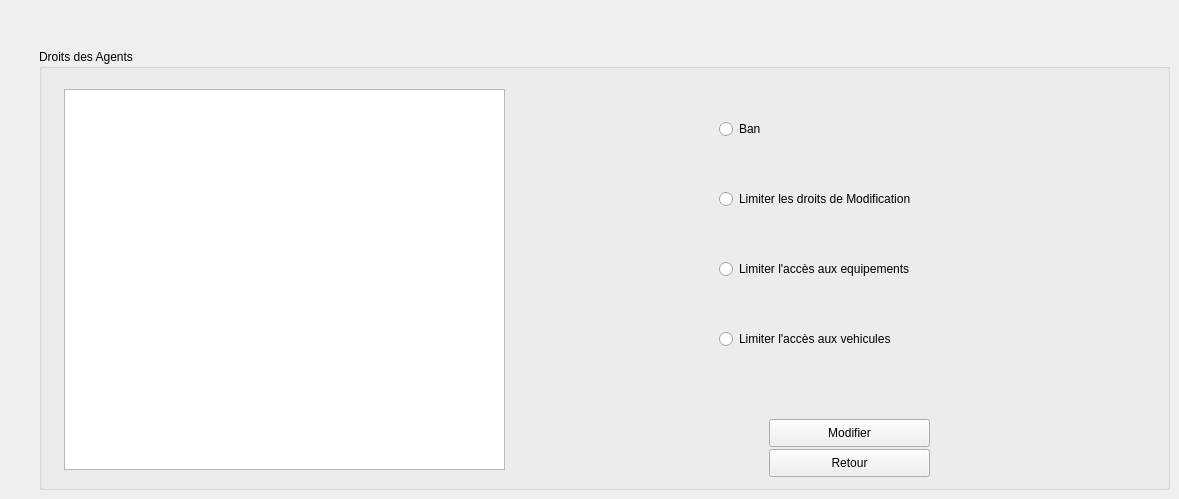
      <widget class="QWidget" name="page_9">
       <widget class="QGroupBox" name="groupBox_5">
        <property name="geometry">
         <rect>
          <x>39</x>
          <y>49</y>
          <width>1131</width>
          <height>441</height>
         </rect>
        </property>
        <property name="title">
         <string>Droits des Agents</string>
        </property>
        <widget class="QTableView" name="tableView_3">
         <property name="geometry">
          <rect>
           <x>25</x>
           <y>40</y>
           <width>441</width>
           <height>381</height>
          </rect>
         </property>
        </widget>
        <widget class="QRadioButton" name="banButton">
         <property name="geometry">
          <rect>
           <x>680</x>
           <y>70</y>
           <width>95</width>
           <height>20</height>
          </rect>
         </property>
         <property name="text">
          <string>Ban</string>
         </property>
        </widget>
        <widget class="QRadioButton" name="limiterModif">
         <property name="geometry">
          <rect>
           <x>680</x>
           <y>140</y>
           <width>221</width>
           <height>20</height>
          </rect>
         </property>
         <property name="text">
          <string>Limiter les droits de Modification</string>
         </property>
        </widget>
        <widget class="QRadioButton" name="limiterEquipements">
         <property name="geometry">
          <rect>
           <x>680</x>
           <y>210</y>
           <width>221</width>
           <height>20</height>
          </rect>
         </property>
         <property name="text">
          <string>Limiter l'accès aux equipements</string>
         </property>
        </widget>
        <widget class="QRadioButton" name="limiterVehicules">
         <property name="geometry">
          <rect>
           <x>680</x>
           <y>280</y>
           <width>221</width>
           <height>20</height>
          </rect>
         </property>
         <property name="text">
          <string>Limiter l'accès aux vehicules</string>
         </property>
        </widget>
        <widget class="QPushButton" name="modifierDroits">
         <property name="geometry">
          <rect>
           <x>730</x>
           <y>370</y>
           <width>161</width>
           <height>28</height>
          </rect>
         </property>
         <property name="text">
          <string>Modifier</string>
         </property>
        </widget>
        <widget class="QPushButton" name="modifierDroits_2">
         <property name="geometry">
          <rect>
           <x>730</x>
           <y>400</y>
           <width>161</width>
           <height>28</height>
          </rect>
         </property>
         <property name="text">
          <string>Retour</string>
         </property>
        </widget>
       </widget>
      </widget>
